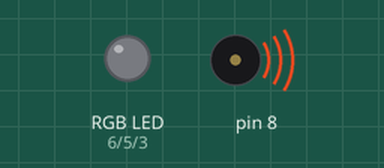
Bench run of a sketch on a simulated Arduino Uno, built with avr-gcc and run on an emulated ATmega328P. Parts: an RGB LED mixed from three pins (HIGH = lit), buzzer (waves = sounding).

Above: at 0.15 s.
At 4.06 s:
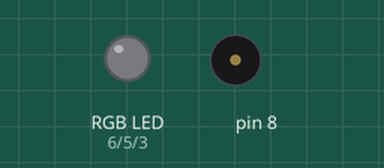
Timing chart, 0 to 4.0 s (numbered marks = the images above):
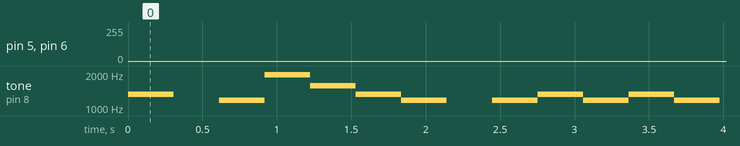

Measured:
- by itself, tone on pin 8: plays 1319 Hz for 0.31 s, 1175 Hz for 0.31 s, 1976 Hz for 0.31 s, 1568 Hz for 0.31 s, 1319 Hz for 0.31 s, 1175 Hz for 0.31 s … (11 notes in this stretch)

The sketch:

Christmas_Melody.ino
```cpp
//www.elegoo.com
//2016.12.08

/*by: Julieta Rojas*/

#include "pitches.h"

#define BLUE 3
#define GREEN 5
#define RED 6

// notes in the melody:

int melody[] = {
  NOTE_D6, NOTE_E6, 0,
  NOTE_D6, NOTE_B6, NOTE_G6,NOTE_E6, NOTE_D6,0,
  NOTE_D6, NOTE_E6, NOTE_D6, NOTE_E6, NOTE_D6,
  0, NOTE_G6, NOTE_FS6,0,NOTE_C6, NOTE_D6, 0 ,
  NOTE_C6,NOTE_A6, NOTE_FS6, NOTE_E6, NOTE_D6
  };

  int duration = 700;  // 700 miliseconds

  void setup() {

 /*we have the defined name and the frequencies, in each of the notes an integer
  variable is declared that is 500 milliseconds, voice setup is the configuration
  function and always put a loop with the for loop, an entire thisnote function
  is declared and that variable goes one by one, 1,2,3,4,5,6,7.
  Inside the loop there is a reserved word that on pin 8 calls the melody array
  and the variable is zero and the note zero is played.
  Between each frequency it has 1000 milliseconds, when the 7 notes finish we wait
  2000 milliseconds, and we can change the notes and it does the same for the
  frequencies that are different.*/

  pinMode(RED, OUTPUT);
  pinMode(GREEN, OUTPUT);
  pinMode(BLUE, OUTPUT);
  digitalWrite(RED, HIGH);
  digitalWrite(GREEN, LOW);
  digitalWrite(BLUE, LOW);
  }


  // define variable
 int redValue;
 int greenValue;
 int blueValue;
 int pinkValue;

 void loop() {
  for (int thisNote = 1; thisNote < 25; thisNote++) {

    tone(8, melody[thisNote], duration);

    // Output the voice after several minutes
    //delay(200);

    // restart after two seconds
    //delay(300);

  #define delayTime 1 // fading time between colors

  // choose a value between 1 and 255 to change the color.
  // fades out red bring green full when i=255
  redValue = 100;
  greenValue = 0;
  blueValue = 0;

  for(int i = 0; i < 100; i += 1)
  {
    redValue -= 1;
    greenValue += 1;

    analogWrite(RED, redValue);
    analogWrite(GREEN, greenValue);
    delay(delayTime);
  }


  // fades out green bring blue full when i=255
  redValue = 0;
  greenValue = 100;
  blueValue = 0;

  for(int i = 0; i < 100; i += 1)
  {
    pinkValue=greenValue+blueValue;
    greenValue -= 1;
    blueValue += 1;

    analogWrite(GREEN, greenValue);
    analogWrite(BLUE, blueValue);
    delay(delayTime);
  }


  // fades out blue bring red full when i=255
  redValue = 0;
  greenValue = 0;
  blueValue = 100;

  for(int i = 0; i < 100; i += 1)
  {
    blueValue -= 1;
    redValue += 1;

    analogWrite(BLUE, blueValue);
    analogWrite(RED,redValue);
    delay(delayTime);
  }
 }
}
```
